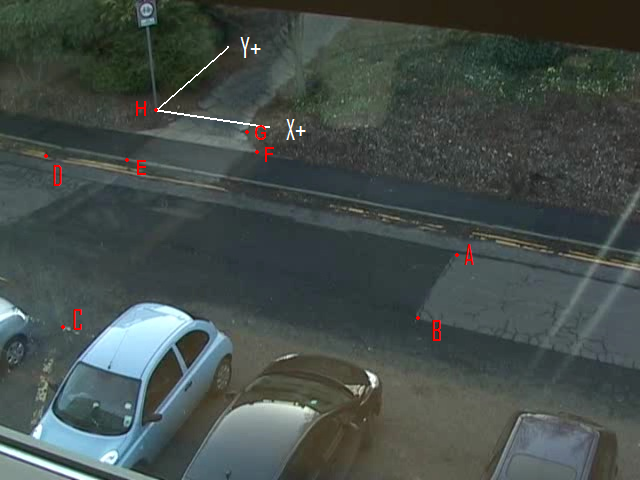
%> input picture Examples/Demo programs/Vision/Behavedata/inverse matrix/homography2.png, 640 x 480 px
$ octave reconstruct_02.m   (GNU Octave 9; MATLAB toolbox functions it lacks are replaced by stand-ins)
%> lines starting %> are read from the running program, lines starting %| are printed output that depends on the picture
%
% (c) 2014 Alexei A. Morozov
%
% This Matlab script creates the inverse matrix of
% projective transformation and reconstructs source
% image of given scene.
%
clc;
close('all');
clear('all');
%
% InputImage= '00044429.jpg';
InputImage= 'homography2.png';
%
disp(['Input image: ',InputImage]);
%
% Input data:
%
% input_points
% m-by-2, double matrix containing the x- and y-coordinates
% of defining points in physical space (in meters).
% base_points
% m-by-2, double matrix containing the x- and y-coordinates
% of defining points in the video (in pixels).
%
%      For instance:
%          Point (Col,Row) (pixels)  (X,Y) (meters)
%              1 (64,88)             (0,6.715)
%              2 (211,40)            (11.16,6.70)
%              3 (349,184)           (15.45,1.90)
%              4 (39,187)            (0,0)
%
% input_points= [0,  6.715; 11.16, 6.70; 15.45, 1.90; 0,  0];
% base_points=  [64, 88;    211,   40;   349,   184;  39, 187];
%
%          Point (Col,Row) (pixels)  (X,Y) (meters)
%              a (453,250)           (9.13,-3.58)
%              b (416,317)           (9.26,-4.54)
%              c (63,327)            (3.48,-8.76)
%              d (44,155)            (-1.48,-2.90)
%              e (125,158)           (0,-2.53)
%              f (259,152)           (3.46,-1.20)
%              g (249,130)           (2.70,0)
%              h (158,113)           (0,0)
%
input_points= [...
	9.13,  -3.58;...
	9.26,  -4.54;...
	3.48,  -8.76;...
	-1.48, -2.90;...
	0,     -2.53;...
	3.46,  -1.20;...
	2.70,   0;...
	0,      0 ...
	];
base_points=  [...
	453, 250;...
	416, 317;...
	63,  327;...
	44,  155;...
	125, 158;...
	259, 152;...
	249, 130;...
	158, 113 ...
	];
%
% Reduced list of points:
%
input_points= [...
	9.13,  -3.58;...
	3.48,  -8.76;...
	-1.48, -2.90;...
	3.46,  -1.20;...
	2.70,   0;...
	0,      0 ...
	];
base_points=  [...
	453, 250;...
	63,  327;...
	44,  155;...
	259, 152;...
	249, 130;...
	158, 113 ...
	];
%
disp('X,Y co-ordinates of defining points in meters:');
disp(num2str(input_points,' %0.4f'));
disp('X,Y co-ordinates of defining points in pixels:');
disp(num2str(base_points,' %0.4f'));
%
t_proj= cp2tform(input_points,base_points,'projective');
T= t_proj.tdata.T;
M= t_proj.tdata.Tinv;
%
disp('Projective transformation matrix:');
disp(num2str(T,' %0.4f'));
%
disp('Inverse matrix of projective transformation:');
disp(num2str(M,' %0.4f'));
disp('This matrix is to be used in the demos.');
%
disp('=======================================');
disp('Self-check (1): Image -> Physical space');
disp('=======================================');
%
for n=1:4,
	u= base_points(n,1);
	v= base_points(n,2);
	disp(['Expected: u=',num2str(u),' v=',num2str(v)]);
	x= input_points(n,1);
	y= input_points(n,2);
	Q= T'*[x;y;1];
	Q= Q / Q(3);
	u= Q(1);
	v= Q(2);
	disp(['Obtained: u=',num2str(u),' v=',num2str(v)]);
end;
%
disp('=======================================');
disp('Self-check (2): Physical space -> Image');
disp('=======================================');
%
for n=1:4,
	x= input_points(n,1);
	y= input_points(n,2);
	disp(['Expected: x=',num2str(x),' y=',num2str(y)]);
	u= base_points(n,1);
	v= base_points(n,2);
	Q= M'*[u;v;1];
	Q= Q / Q(3);
	x= Q(1);
	y= Q(2);
	disp(['Obtained: x=',num2str(x),' y=',num2str(y)]);
end;
%
disp('=======================================');
disp('Read and display input image');
disp('=======================================');
%
Iin= imread(InputImage);
%> Iin is the input picture: size 480x640x3 uint8; mean R, G, B 68.5, 77.7, 74.4
%
Fig= 1001;
figure(Fig);
set(figure(Fig),'Color',[1,1,1]);
set(figure(Fig),'NumberTitle','off');
set(figure(Fig),'name',['Transformed image: ',InputImage]);
%
imshow(Iin);
%
title(	['Transformed image: ',InputImage],...
	'FontName','Arial',...
	'FontSize',18,...
	'FontWeight','bold',...
	'interpreter','none');
set(gca,'FontName','Arial');
set(gca,'FontSize',18);
set(gca,'FontWeight','bold');
%
disp('=======================================');
disp('Reconstruct and display source image');
disp('=======================================');
%
Matrix= im2double(Iin);
[Height,Width,N3]= size(Matrix);
%> Height = 480; Width = 640; N3 = 3
%
W= zeros(Height,Width);
H= zeros(Height,Width);
%
for n=1:Width,
	for m=1:Height;
		Vector1= [n;m;1];
		Vector2= M'*Vector1;
		Vector3= Vector2 / Vector2(3);
		W(m,n)= Vector3(1);
		H(m,n)= Vector3(2);
	end;
end;
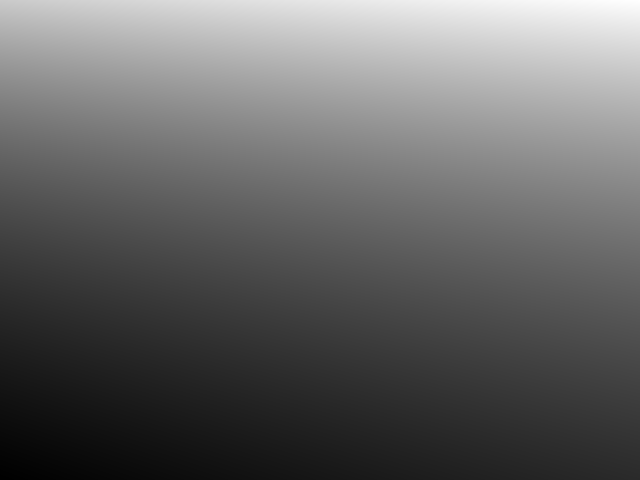
%> H: size 480x640 double; min -12.57, max 10.96, mean -3.19; drawn with min black and max white
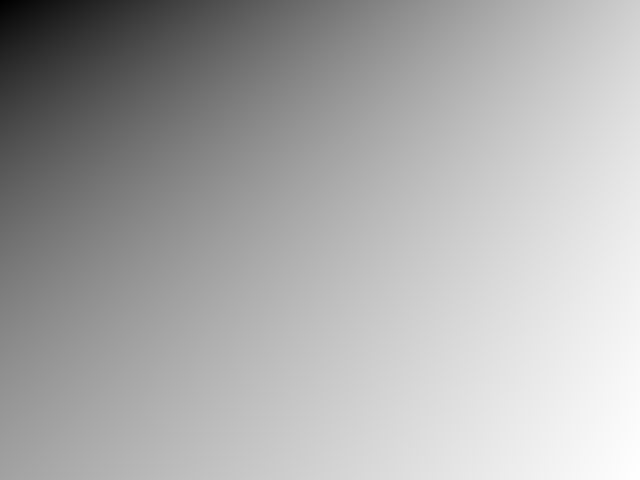
%> W: size 480x640 double; min -10.19, max 13.78, mean 5.94; drawn with min black and max white
%
MinW= min(min(W));
%> MinW = -10.19
MaxW= max(max(W));
%> MaxW = 13.78
MinH= min(min(H));
%> MinH = -12.57
MaxH= max(max(H));
%> MaxH = 10.96
%
W= (W - MinW) ./ (MaxW - MinW) * (Width - 1) + 1;
H= (H - MinH) ./ (MaxH - MinH) * (Height - 1) + 1;
%
D= zeros(Height,Width,N3);
%
for n=1:Width,
	for m=1:Height;
		M1= round(H(m,n));
		if M1 < 1 || M1 > Height,
			continue;
		end;
		N1= round(W(m,n));
		if N1 < 1 || N1 > Width,
			continue;
		end;
		D(M1,N1,:)= Matrix(m,n,:);
	end;
end;
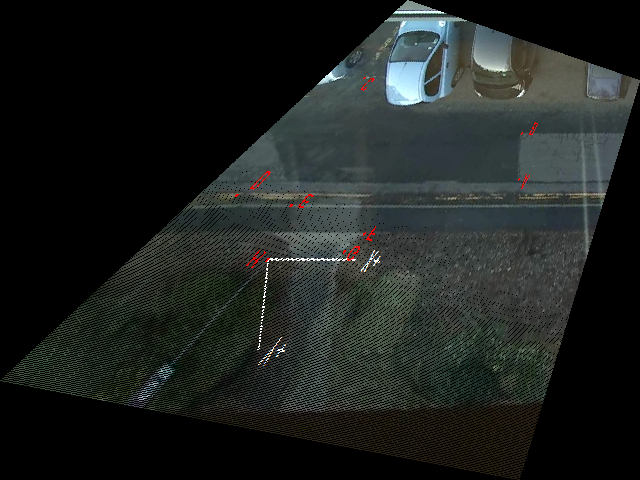
%> D: size 480x640x3 double; mean R, G, B 0.116, 0.131, 0.123
%
output= D;
%
Fig= 1002;
figure(Fig);
set(figure(Fig),'Color',[1,1,1]);
set(figure(Fig),'NumberTitle','off');
set(figure(Fig),'name','Reconstructed image');
%
imshow(output);
%
% axis([220,405,25,150]);
%
title(	'Reconstructed image',...
	'FontName','Arial',...
	'FontSize',18,...
	'FontWeight','bold',...
	'interpreter','none');
set(gca,'FontName','Arial');
set(gca,'FontSize',18);
set(gca,'FontWeight','bold');
%
imwrite(output,'reconstructed.png','png');
